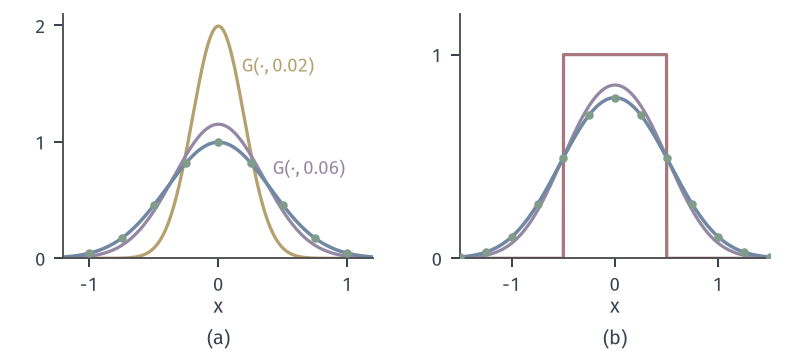

Reproduce this figure in Python.
from pathlib import Path
import sys
HERE = Path(__file__).resolve().parent
sys.path.insert(0, str(HERE.parent/"heat-common"))
from heat_fig import *
# G(t)*G(s)=G(t+s) by numerical convolution; two-step vs one-step on the box.
fig, axes = figure(width_mm=112, height_mm=50, ncols=2)
panel(fig, left=.08, wspace=.28, bottom=.27)
xx = np.linspace(-4, 4, 8001); dx = xx[1]-xx[0]; t, s = .02, .06
Gt, Gs = gauss(xx, t), gauss(xx, s)
conv = np.convolve(Gt, Gs, mode='same')*dx
ax = axes[0]
ax.plot(xx, Gt, color=YELLOW, lw=1.3); ax.plot(xx, Gs, color=PURPLE, lw=1.3); ax.plot(xx, gauss(xx, t+s), color=BLUE, lw=1.4); ax.plot(xx[::250], conv[::250], 'o', ms=3.4, color=GREEN, mew=0, zorder=5)
lab(ax, .18, 1.6, '$G(\\cdot,0.02)$', YELLOW, ha='left'); lab(ax, .42, .72, '$G(\\cdot,0.06)$', PURPLE, ha='left')
ax.set_xlim(-1.2, 1.2); ax.set_ylim(0, 2.1); ax.set_xticks([-1, 0, 1]); ax.set_yticks([0, 1, 2]); axlab(ax)
ax = axes[1]
u0 = (np.abs(xx) < .5)*1.; u1 = np.convolve(u0, Gs, mode='same')*dx; u2 = np.convolve(u1, Gt, mode='same')*dx
ax.plot(xx, u0, color=RED, lw=1.3); ax.plot(xx, u1, color=PURPLE, lw=1.3); ax.plot(xx, box(xx, t+s), color=BLUE, lw=1.4); ax.plot(xx[::250], u2[::250], 'o', ms=3.4, color=GREEN, mew=0, zorder=5)
ax.set_xlim(-1.5, 1.5); ax.set_ylim(0, 1.2); ax.set_xticks([-1, 0, 1]); ax.set_yticks([0, 1]); axlab(ax)
tags(fig, axes)
save(fig, HERE, 'figure', {'sup conv err': float(np.abs(conv-gauss(xx, t+s)).max()), 'sup two-step err': float(np.abs(u2-box(xx, t+s)).max())}); print(np.abs(conv-gauss(xx, t+s)).max(), np.abs(u2-box(xx, t+s)).max())
